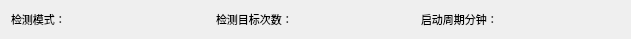
    <widget class="QWidget" name="layoutWidget">
     <property name="geometry">
      <rect>
       <x>10</x>
       <y>400</y>
       <width>631</width>
       <height>37</height>
      </rect>
     </property>
     <layout class="QGridLayout" name="gridLayout_6">
      <item row="0" column="0">
       <widget class="QLabel" name="label_10">
        <property name="styleSheet">
         <string notr="true">background: transparent;
font: 8pt ;</string>
        </property>
        <property name="text">
         <string>检测模式：</string>
        </property>
       </widget>
      </item>
      <item row="0" column="1">
       <widget class="QLabel" name="label_74">
        <property name="styleSheet">
         <string notr="true">background: transparent;
color: rgb(239, 41, 41);
font: 8pt ;</string>
        </property>
        <property name="text">
         <string/>
        </property>
       </widget>
      </item>
      <item row="0" column="2">
       <widget class="QLabel" name="label_12">
        <property name="styleSheet">
         <string notr="true">background: transparent;
font: 8pt ;</string>
        </property>
        <property name="text">
         <string>检测目标次数：</string>
        </property>
       </widget>
      </item>
      <item row="0" column="3">
       <widget class="QLabel" name="label_75">
        <property name="styleSheet">
         <string notr="true">background: transparent;
color: rgb(239, 41, 41);
font: 8pt ;</string>
        </property>
        <property name="text">
         <string/>
        </property>
       </widget>
      </item>
      <item row="0" column="4">
       <widget class="QLabel" name="label_9">
        <property name="styleSheet">
         <string notr="true">background: transparent;
font: 8pt ;</string>
        </property>
        <property name="text">
         <string>启动周期分钟：</string>
        </property>
       </widget>
      </item>
      <item row="0" column="5">
       <widget class="QLabel" name="label_76">
        <property name="styleSheet">
         <string notr="true">background: transparent;
color: rgb(239, 41, 41);
font: 8pt ;</string>
        </property>
        <property name="text">
         <string/>
        </property>
       </widget>
      </item>
     </layout>
    </widget>
